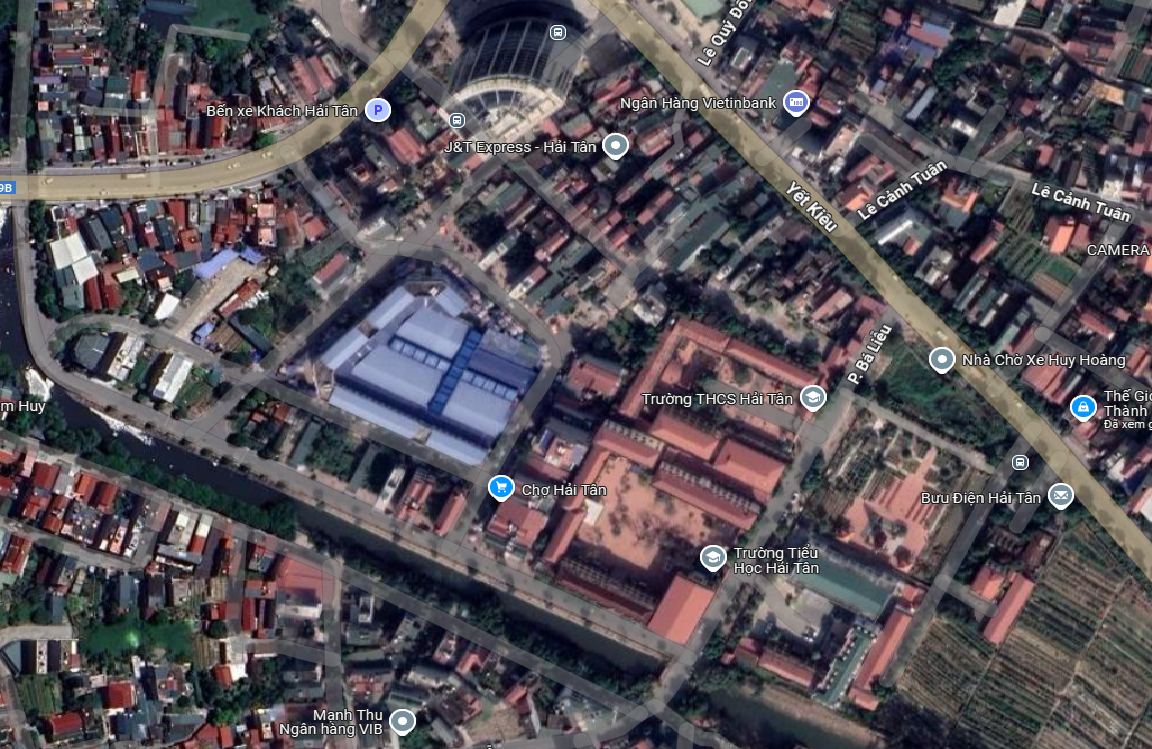
#> input picture image1.png, 1152 x 749 px
$ python main.py   (older library calls are emulated)
#> lines starting #> are read from the running program, lines starting #| are printed output that depends on the picture
### utils.py
import cv2
import numpy as np
import matplotlib.pyplot as plt


def load_and_preprocess(image_path):
    """
    Load and preprocess the image
    """
#> called with image_path = 'image1.png'
    # Read image
    img = cv2.imread(image_path)
#> img is the input picture: shape (749, 1152, 3); mean B, G, R 87.2, 80.7, 86.7
    # Convert to grayscale
    gray = cv2.cvtColor(img, cv2.COLOR_BGR2GRAY)
    # Apply Gaussian blur to reduce noise
    blurred = cv2.GaussianBlur(gray, (5, 5), 0)
    return img, gray, blurred


def apply_sobel(img):
    """
    Apply Sobel edge detection
    """
    # Calculate gradients in x and y directions
    sobelx = cv2.Sobel(img, cv2.CV_64F, 1, 0, ksize=3)
    sobely = cv2.Sobel(img, cv2.CV_64F, 0, 1, ksize=3)
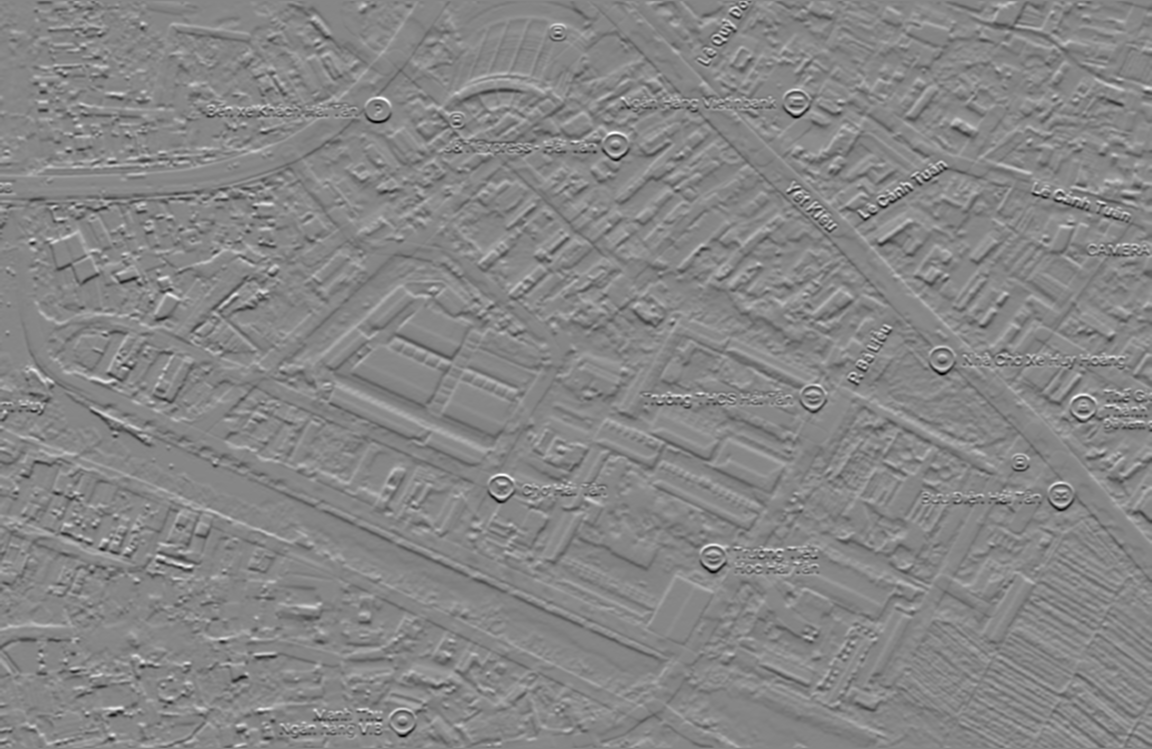
#> sobely: shape (749, 1152) float64; min -578, max 518, mean -0.1; drawn with min black and max white

    # Calculate magnitude
    magnitude = np.sqrt(sobelx ** 2 + sobely ** 2)
    # Normalize to 0-255
    magnitude = np.uint8(magnitude * 255 / np.max(magnitude))

    return magnitude


def apply_prewitt(img):
    """
    Apply Prewitt edge detection
    """
    # Prewitt kernels
    kernelx = np.array([[1, 1, 1], [0, 0, 0], [-1, -1, -1]])
    kernely = np.array([[-1, 0, 1], [-1, 0, 1], [-1, 0, 1]])

    # Apply kernels
    prewittx = cv2.filter2D(img, -1, kernelx)
    prewitty = cv2.filter2D(img, -1, kernely)

    # Calculate magnitude
    magnitude = np.sqrt(prewittx ** 2 + prewitty ** 2)
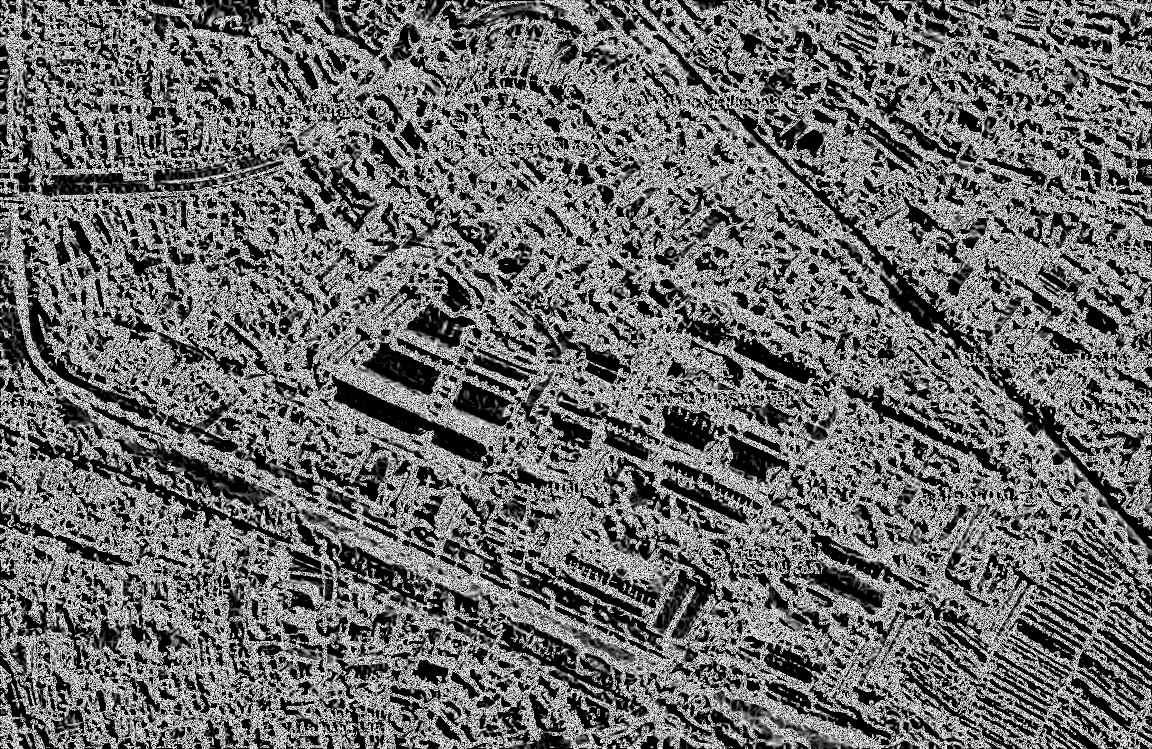
#> magnitude: shape (749, 1152) float16; min 0, max 15.91, mean 6.67; drawn with min black and max white
    magnitude = np.uint8(magnitude * 255 / np.max(magnitude))

    return magnitude


def apply_roberts(img):
    """
    Apply Roberts edge detection
    """
    # Roberts kernels
    roberts_cross_v = np.array([[1, 0],
                                [0, -1]])
    roberts_cross_h = np.array([[0, 1],
                                [-1, 0]])

    # Apply kernels
    vertical = cv2.filter2D(img, -1, roberts_cross_v)
    horizontal = cv2.filter2D(img, -1, roberts_cross_h)
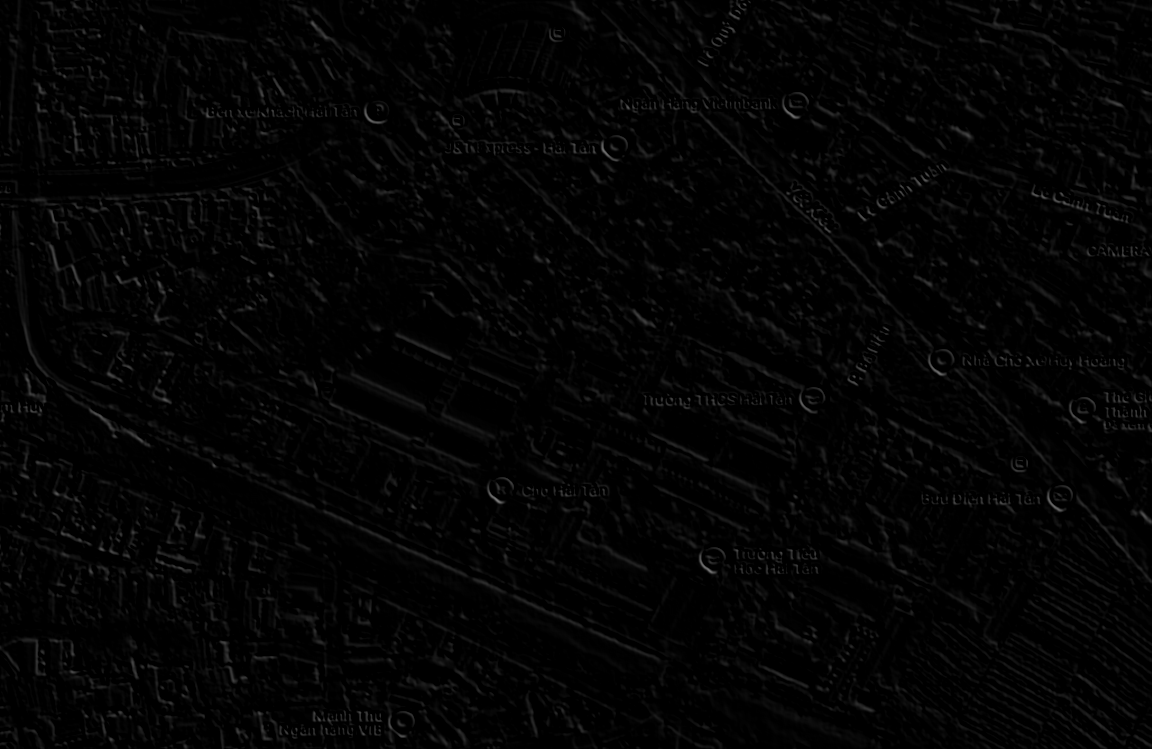
#> horizontal: shape (749, 1152); min 0, max 120, mean 4

    # Calculate magnitude
    magnitude = np.sqrt(vertical ** 2 + horizontal ** 2)
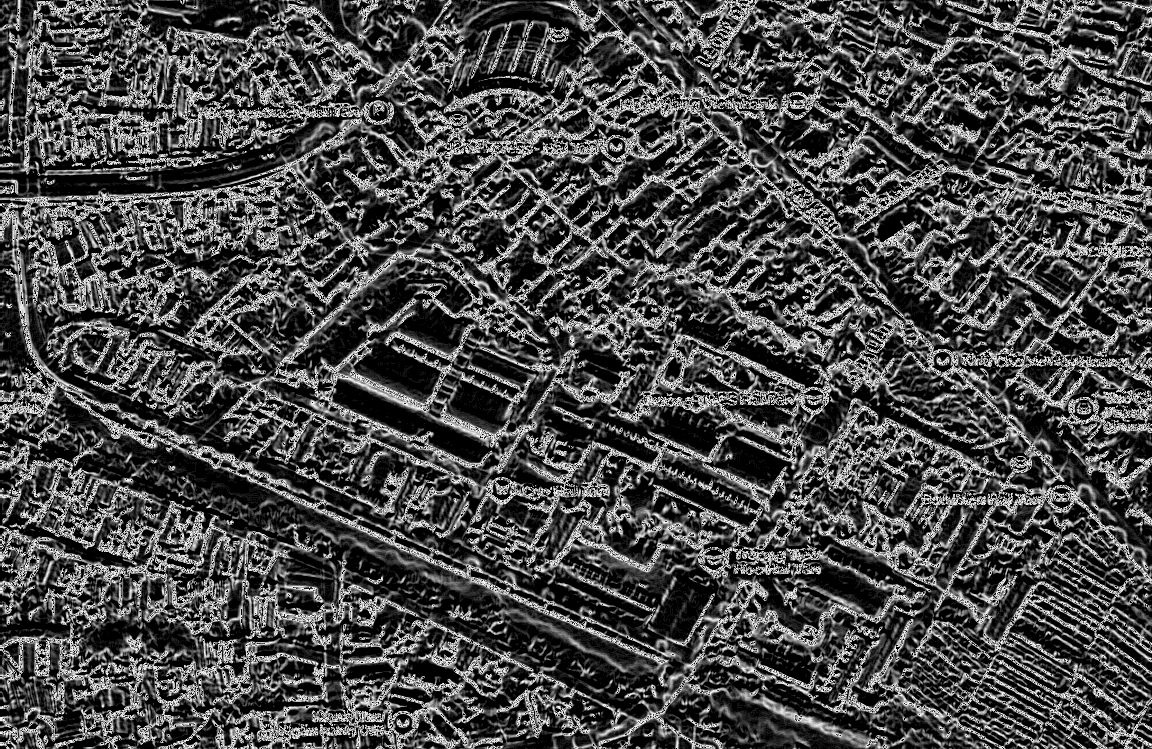
#> magnitude: shape (749, 1152) float16; min 0, max 15.91, mean 4.59; drawn with min black and max white
    magnitude = np.uint8(magnitude * 255 / np.max(magnitude))

    return magnitude


def apply_canny(img, low_threshold=100, high_threshold=200):
    """
    Apply Canny edge detection
    """
#> called with low_threshold = 100, high_threshold = 200
    edges = cv2.Canny(img, low_threshold, high_threshold)
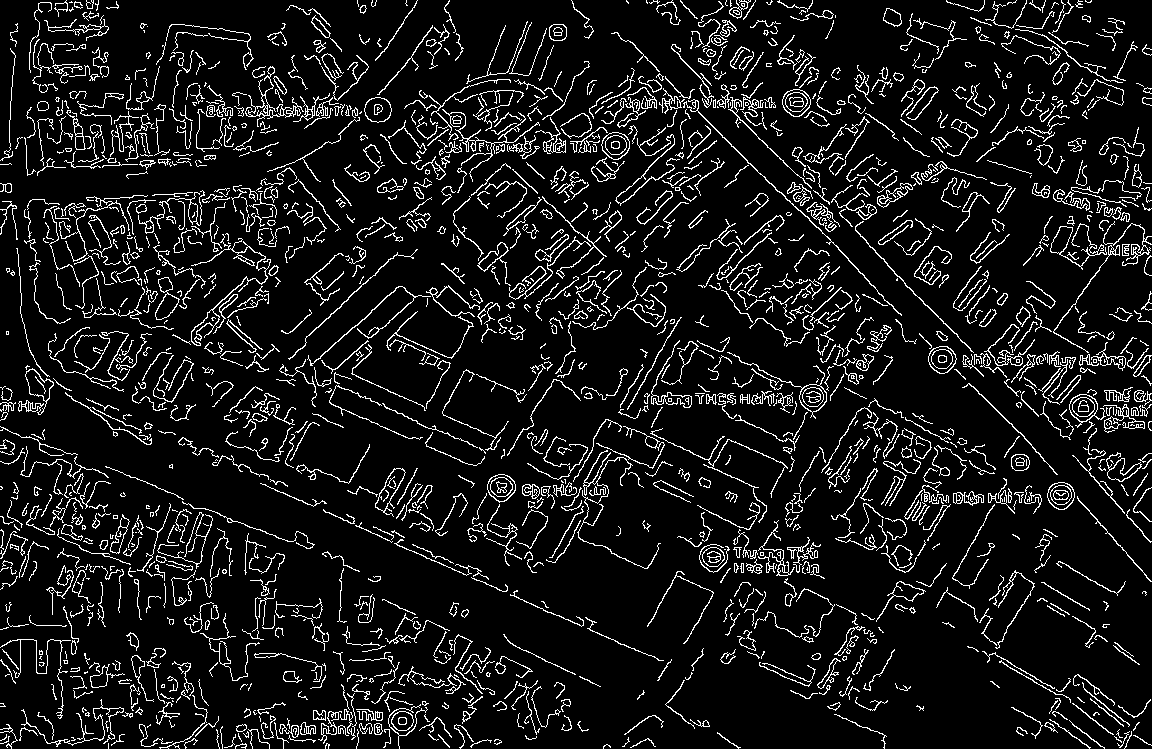
#> edges: shape (749, 1152); 9.3% white in thin lines or dots
    return edges


def display_results(images, titles):
    """
    Display multiple images with their titles
    """
    n = len(images)
#> n = 5
    plt.figure(figsize=(20, 4))

    for i in range(n):
        plt.subplot(1, n, i + 1)
        plt.imshow(images[i], cmap='gray')
        plt.title(titles[i])
        plt.axis('off')

    plt.tight_layout()
    plt.show()


def save_results(images, titles, output_dir):
    """
    Save processed images
    """
#> called with output_dir = 'output_images'
    for img, title in zip(images, titles):
        output_path = f"{output_dir}/{title.lower().replace(' ', '_')}.jpg"
        cv2.imwrite(output_path, img)
#> this loop made 5 passes
#> (title, output_path) on passes 1 to 5: ('image1_Original', 'output_images/image1_original.jpg'), ('image1_Sobel', 'output_images/image1_sobel.jpg'), ('image1_Prewitt', 'output_images/image1_prewitt.jpg'), ('image1_Roberts', 'output_images/image1_roberts.jpg'), ('image1_Canny', 'output_images/image1_canny.jpg')

### main.py
import os
from utils import *


def main():
    # Create output directory if it doesn't exist
    output_dir = "output_images"
    if not os.path.exists(output_dir):
        os.makedirs(output_dir)

    # Process both images
    image_paths = ["image1.png", "image2.png"]

    for idx, image_path in enumerate(image_paths, 1):
        print(f"Processing image {idx}...")

        # Load and preprocess image
        original, gray, blurred = load_and_preprocess(image_path)

        # Apply different edge detection methods
        sobel_edges = apply_sobel(blurred)
        prewitt_edges = apply_prewitt(blurred)
        roberts_edges = apply_roberts(blurred)
        canny_edges = apply_canny(blurred)

        # Display results
        images = [gray, sobel_edges, prewitt_edges, roberts_edges, canny_edges]
        titles = ['Original', 'Sobel', 'Prewitt', 'Roberts', 'Canny']

        display_results(images, titles)

        # Save results
        save_results(images, [f"image{idx}_{title}" for title in titles], output_dir)

        print(f"Results for image {idx} have been saved to {output_dir}")
#> pass 2 of the loop in main, `for idx, image_path in enumerate(image_paths, 1):`:
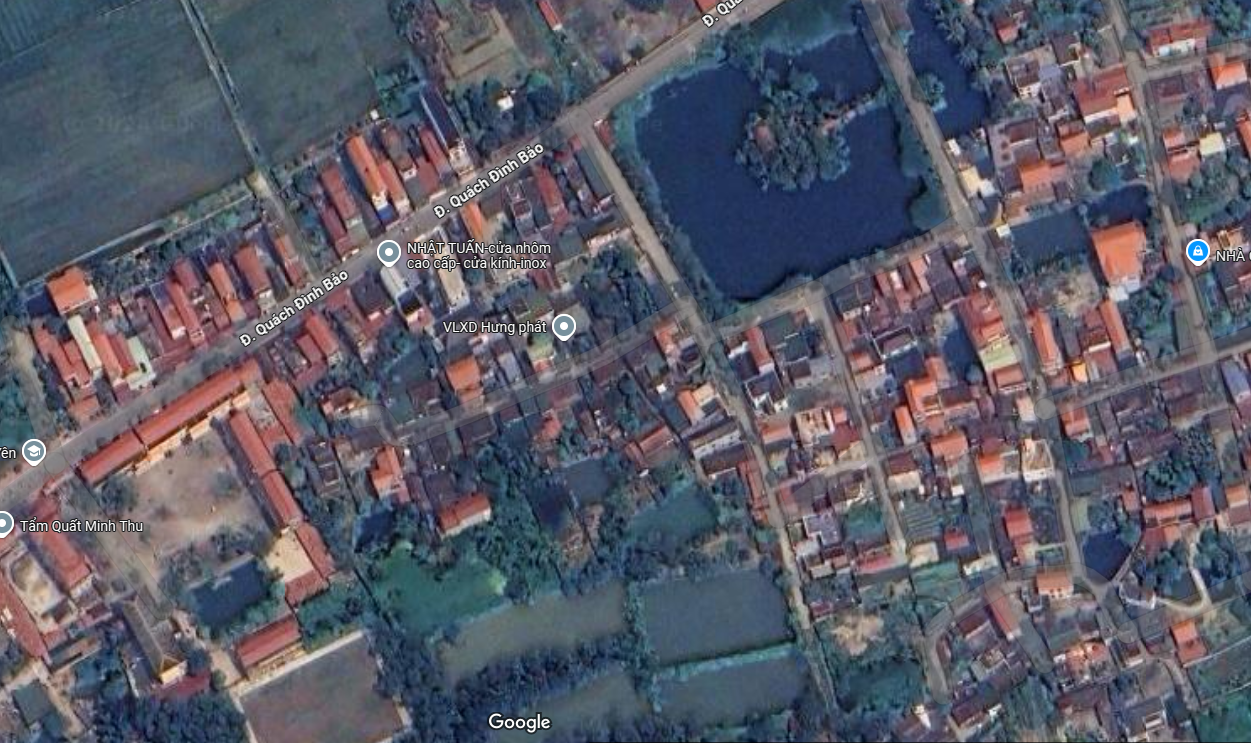
#> input picture image2.png, 1251 x 743 px
#> in load_and_preprocess, img is the input picture: shape (743, 1251, 3); mean B, G, R 102.8, 90.6, 90.8
#> gray: shape (743, 1251)
#> blurred: shape (743, 1251)
#> sobelx: shape (743, 1251) float64
#> sobely: shape (743, 1251) float64
#> prewittx: shape (743, 1251)
#> prewitty: shape (743, 1251)
#> vertical: shape (743, 1251)
#> horizontal: shape (743, 1251)
#> in apply_roberts (call 2), `magnitude = np.sqrt(vertical ** 2 + horizontal ** 2)`:
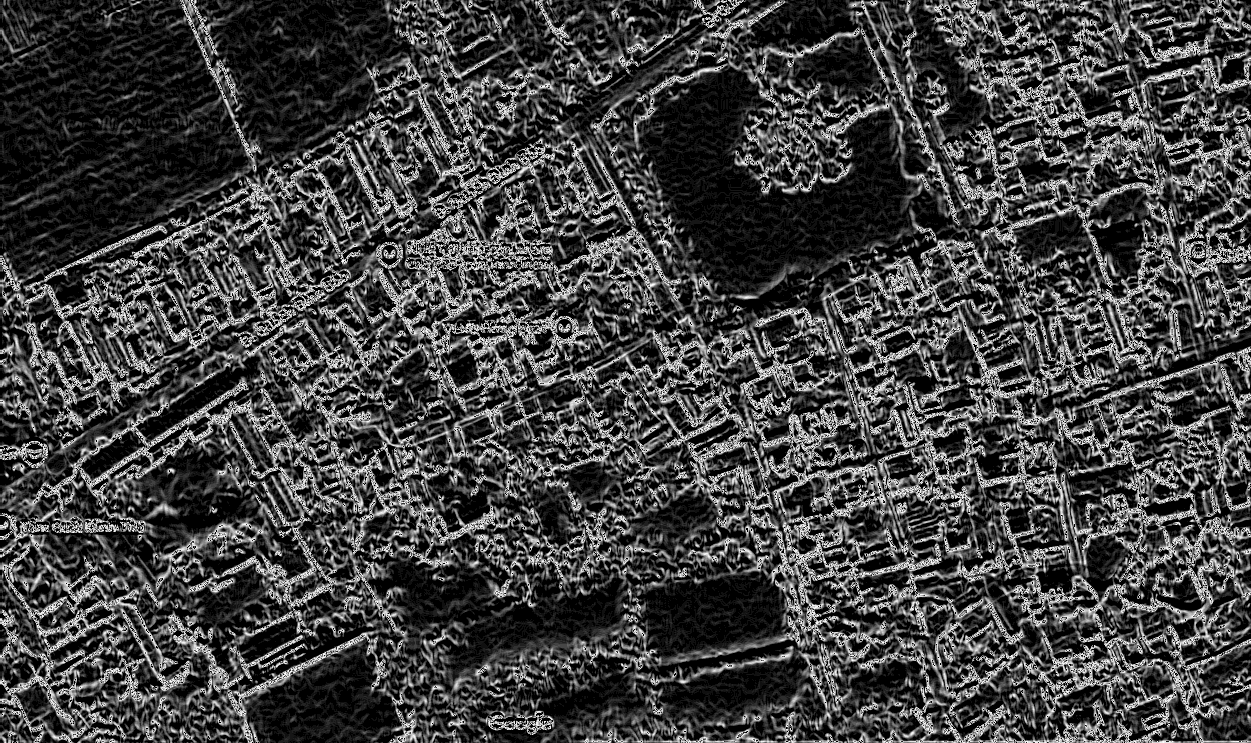
#> magnitude: shape (743, 1251) float16; min 0, max 15.91, mean 4.07; drawn with min black and max white
#> in apply_canny (call 2), `edges = cv2.Canny(img, low_threshold, high_threshold)`:
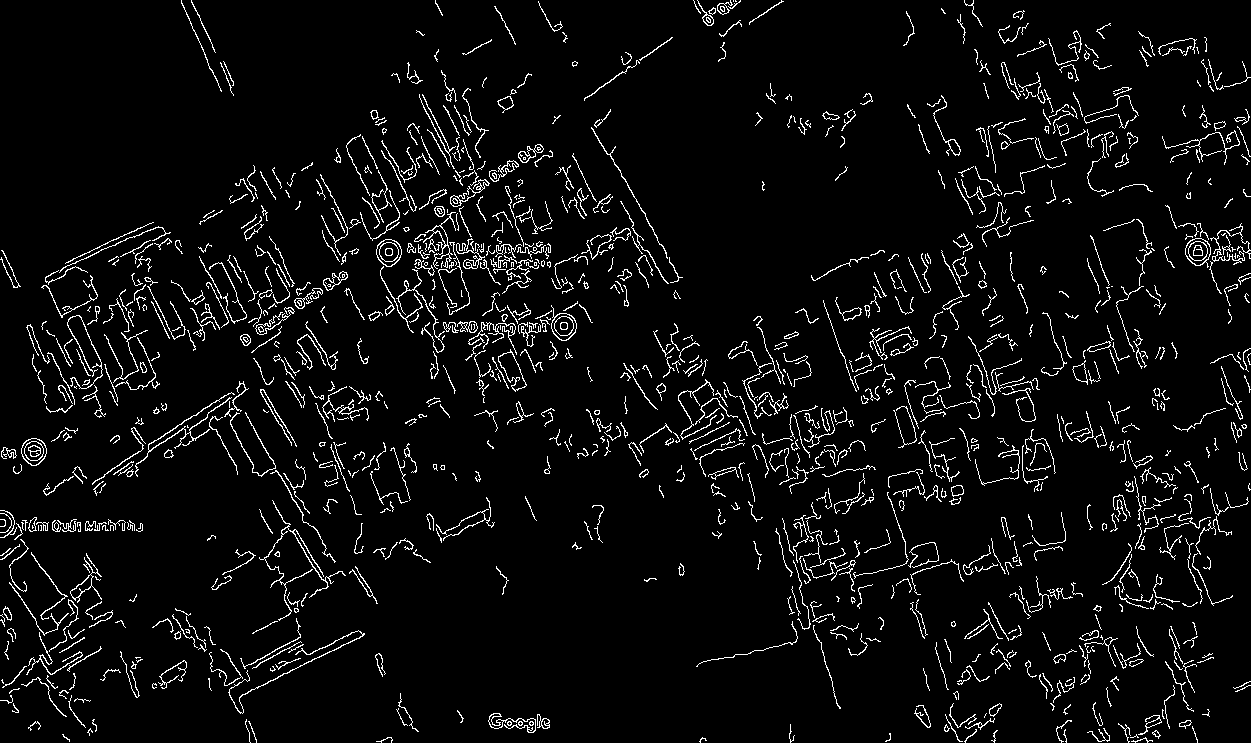
#> edges: shape (743, 1251); 5.1% white in thin lines or dots
#> the loop in save_results (call 2), `for img, title in zip(images, titles):` made 5 passes


if __name__ == "__main__":
    main()
